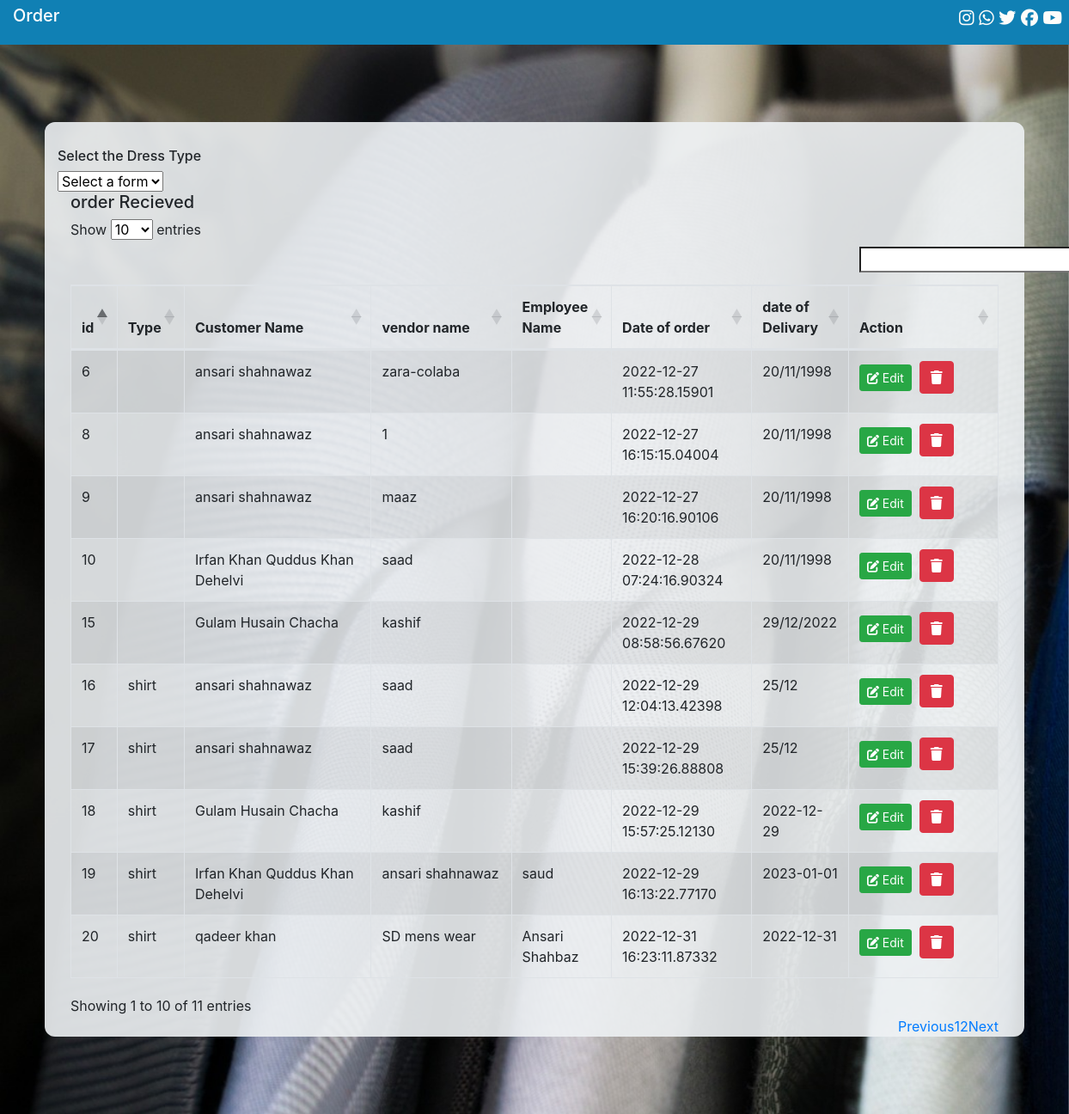
Page /Customer/register.php on the committed database.
### tables this page shows
CREATE TABLE `orders` (
  `sr` bigint(20) UNSIGNED NOT NULL,
  `type` varchar(15) NOT NULL,
  `cust_name` varchar(255) NOT NULL,
  `del_date` varchar(255) NOT NULL,
  `vendor` varchar(255) NOT NULL,
  `emp_name` varchar(32) NOT NULL,
  `height` varchar(15) NOT NULL,
  `shoulder` varchar(15) NOT NULL,
  `chest` varchar(15) NOT NULL,
  `sleev` varchar(15) NOT NULL,
  `neck` varchar(15) NOT NULL,
  `bh` varchar(15) NOT NULL,
  `fix` varchar(15) NOT NULL,
  `stomach` varchar(15) NOT NULL,
  `seat` varchar(15) NOT NULL,
  `cuff` varchar(15) NOT NULL,
  `collar` varchar(15) NOT NULL,
  `rem` varchar(255) NOT NULL,
  `time` timestamp(5) NOT NULL DEFAULT current_timestamp(5) ON UPDATE current_timestamp(5)
);

### Customer/register.php (the view, shortened to what this page needs)
<?php
include('../connection.php');
?>
<!DOCTYPE html>
<html lang="en">
<head>
    <link rel="stylesheet" href="../css/bootstrap.css">
    <link rel="stylesheet" href="../css/datatable.css">
    <link rel="stylesheet" href="../css/style.css">
</head>
<body>
    <div class="container-fluid top">
        <div class="row">
          <div class="col-sm-9">
            <h5>Order</h5>
          </div>
          <div class="col-sm-3 social" id="social">
            <ul>
              <a href="#"><i class="fa-brands fa-instagram"></i></a>
              <a href="#"><i class="fa-brands fa-whatsapp"></i></a>
              <a href="#"><i class="fa-brands fa-twitter"></i></a>
              <a href="#"><i class="fa-brands fa-facebook"></i></a>
              <a href="#"><i class="fa-brands fa-youtube"></i></a>
            </ul>
          </div>
        </div>
      </div>
      <div class="container-fluid order_panel responsive">
        <div class="container order_panel_child">
            <h6>Select the Dress Type</h6>
            <select id="formSel">
                <option value="-">Select a form</option>
              </select>
        </div><hr>
 </div><br>
 <div class="container display_section">
  <?php
  include('order_display.php');
  ?>
</body>
</html>

### Customer/order_display.php
<?php
include('../connection.php');
$display = mysqli_query($conn, "SELECT * FROM orders");
echo "<h5>order Recieved</h5>";
echo "<table id='myTable' class='table table-striped table-bordered' style='width:100%'>";
echo "<thead>";
echo "<th width='4%'>id</th>";
echo "<th width='3%'>Type</th>";
echo "<th width='20%'>Customer Name</th>";
echo "<th width='15%'>vendor name</th>";
echo "<th width='10%'>Employee Name</th>";
echo "<th width='15%'>Date of order</th>";
echo "<th width='10%'>date of Delivary</th>";
echo "<th width='16%'>Action</th>";
echo "</thead>";
    while ($row = mysqli_fetch_assoc($display)) {
echo "<tr>";
echo "<td>" . $row['sr'] . "</td>";
echo "<td>" . $row['type'] . "</td>";
echo "<td>" . $row['cust_name'] . "</td>";
echo "<td>" . $row['vendor'] . "</td>";
echo "<td>" . $row['emp_name'] . "</td>";
echo "<td>" . $row['time'] . "</td>";
echo "<td>" . $row['del_date'] . "</td>";
echo "<td><a href='#' class='btn btn-success btn-sm' data-toggle='modal' data-target='.edit-modal-lg'>
<i class='fa-solid fa-pen-to-square'></i> Edit</a>&nbsp;
<button type='button' class='btn btn-danger'
data-toggle='modal' data-target='.delete-modal-lg'><i class='fa-solid fa-trash'></i></button>
</td>
";
}
echo "</table>";
?>
</div>

### css/datatable.css (style rules this page uses)
table.dataTable thead>tr>th.sorting,table.dataTable thead>tr>th.sorting_asc,table.dataTable thead>tr>th.sorting_desc,table.dataTable thead>tr>th.sorting_asc_disabled,table.dataTable thead>tr>th.sorting_desc_disabled,table.dataTable thead>tr>td.sorting,table.dataTable thead>tr>td.sorting_asc,table.dataTable thead>tr>td.sorting_desc,table.dataTable thead>tr>td.sorting_asc_disabled,table.dataTable thead>tr>td.sorting_desc_disabled { cursor:pointer;position:relative;padding-right:26px }
table.dataTable thead>tr>th.sorting:before,table.dataTable thead>tr>th.sorting:after,table.dataTable thead>tr>th.sorting_asc:before,table.dataTable thead>tr>th.sorting_asc:after,table.dataTable thead>tr>th.sorting_desc:before,table.dataTable thead>tr>th.sorting_desc:after,table.dataTable thead>tr>th.sorting_asc_disabled:before,table.dataTable thead>tr>th.sorting_asc_disabled:after,table.dataTable thead>tr>th.sorting_desc_disabled:before,table.dataTable thead>tr>th.sorting_desc_disabled:after,table.dataTable thead>tr>td.sorting:before,table.dataTable thead>tr>td.sorting:after,table.dataTable thead>tr>td.sorting_asc:before,table.dataTable thead>tr>td.sorting_asc:after,table.dataTable thead>tr>td.sorting_desc:before,table.dataTable thead>tr>td.sorting_desc:after,table.dataTable thead>tr>td.sorting_asc_disabled:before,table.dataTable thead>tr>td.sorting_asc_disabled:after,table.dataTable thead>tr>td.sorting_desc_disabled:before,table.dataTable thead>tr>td.sorting_desc_disabled:after { position:absolute;display:block;opacity:.125;right:10px;line-height:9px;font-size:.8em }
table.dataTable thead>tr>th.sorting:before,table.dataTable thead>tr>th.sorting_asc:before,table.dataTable thead>tr>th.sorting_desc:before,table.dataTable thead>tr>th.sorting_asc_disabled:before,table.dataTable thead>tr>th.sorting_desc_disabled:before,table.dataTable thead>tr>td.sorting:before,table.dataTable thead>tr>td.sorting_asc:before,table.dataTable thead>tr>td.sorting_desc:before,table.dataTable thead>tr>td.sorting_asc_disabled:before,table.dataTable thead>tr>td.sorting_desc_disabled:before { bottom:50%;content:"▲" }
table.dataTable thead>tr>th.sorting:after,table.dataTable thead>tr>th.sorting_asc:after,table.dataTable thead>tr>th.sorting_desc:after,table.dataTable thead>tr>th.sorting_asc_disabled:after,table.dataTable thead>tr>th.sorting_desc_disabled:after,table.dataTable thead>tr>td.sorting:after,table.dataTable thead>tr>td.sorting_asc:after,table.dataTable thead>tr>td.sorting_desc:after,table.dataTable thead>tr>td.sorting_asc_disabled:after,table.dataTable thead>tr>td.sorting_desc_disabled:after { top:50%;content:"▼" }
table.dataTable thead>tr>th.sorting_asc:before,table.dataTable thead>tr>th.sorting_desc:after,table.dataTable thead>tr>td.sorting_asc:before,table.dataTable thead>tr>td.sorting_desc:after { opacity:.6 }
table.dataTable thead th,table.dataTable thead td,table.dataTable tfoot th,table.dataTable tfoot td { text-align:left }
table.dataTable { clear:both;margin-top:6px !important;margin-bottom:6px !important;max-width:none !important;border-collapse:separate !important;border-spacing:0 }
table.dataTable td,table.dataTable th { -webkit-box-sizing:content-box;box-sizing:content-box }
table.dataTable.table-striped>tbody>tr:nth-of-type(2n+1) { background-color:transparent }
table.dataTable>tbody>tr { background-color:transparent }
table.dataTable.table-striped>tbody>tr.odd>* { box-shadow:inset 0 0 0 9999px rgba(0, 0, 0, 0.05) }
table.table-bordered.dataTable { border-right-width:0 }
table.table-bordered.dataTable th,table.table-bordered.dataTable td { border-left-width:0 }
table.table-bordered.dataTable th:last-child,table.table-bordered.dataTable th:last-child,table.table-bordered.dataTable td:last-child,table.table-bordered.dataTable td:last-child { border-right-width:1px }
table.table-bordered.dataTable tbody th,table.table-bordered.dataTable tbody td { border-bottom-width:0 }

### rows in the picture
orders: sr "6", cust_name "ansari shahnawaz", vendor "zara-colaba", time "2022-12-27 11:55:28.15901", del_date "20/11/1998"
orders: sr "8", cust_name "ansari shahnawaz", vendor "1", time "2022-12-27 16:15:15.04004", del_date "20/11/1998"
orders: sr "9", cust_name "ansari shahnawaz", vendor "maaz", time "2022-12-27 16:20:16.90106", del_date "20/11/1998"
orders: sr "10", cust_name "Irfan Khan Quddus Khan Dehelvi", vendor "saad", time "2022-12-28 07:24:16.90324", del_date "20/11/1998"
orders: sr "15", cust_name "Gulam Husain Chacha", vendor "kashif", time "2022-12-29 08:58:56.67620", del_date "29/12/2022"
orders: sr "16", type "shirt", cust_name "ansari shahnawaz", vendor "saad", time "2022-12-29 12:04:13.42398", del_date "25/12"
orders: sr "17", type "shirt", cust_name "ansari shahnawaz", vendor "saad", time "2022-12-29 15:39:26.88808", del_date "25/12"
orders: sr "18", type "shirt", cust_name "Gulam Husain Chacha", vendor "kashif", time "2022-12-29 15:57:25.12130", del_date "2022-12-29"
orders: sr "19", type "shirt", cust_name "Irfan Khan Quddus Khan Dehelvi", vendor "ansari shahnawaz", emp_name "saud", time "2022-12-29 16:13:22.77170", del_date "2023-01-01"
orders: sr "20", type "shirt", cust_name "qadeer khan", vendor "SD mens wear", emp_name "Ansari Shahbaz", time "2022-12-31 16:23:11.87332", del_date "2022-12-31"
